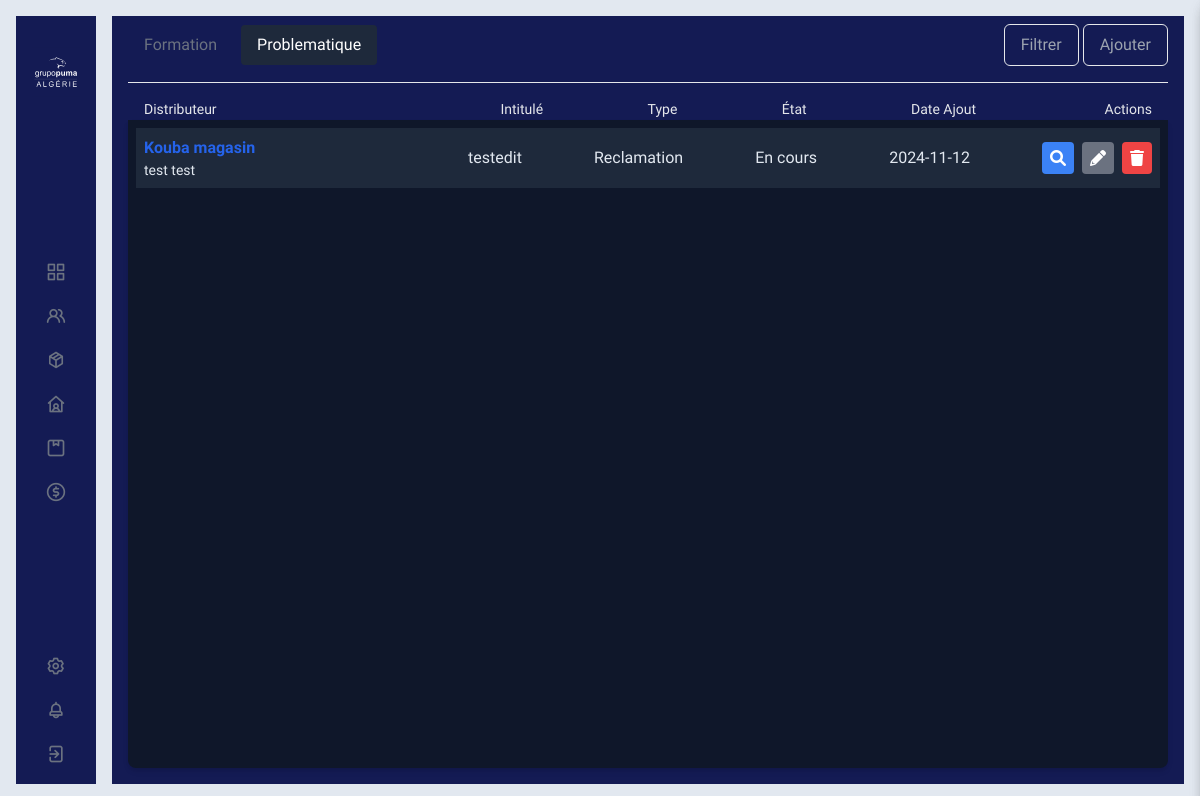
Screenshot of /formation/problematique (signed in) with the database file from the repository.
### Formation/models.py (models this page shows)
class Problematique(models.Model):
    id = models.AutoField(primary_key=True)
    type = models.CharField(max_length=30, choices=TypePRO, default='Reclamation')
    profile = models.ForeignKey(Distributeur, on_delete=models.CASCADE)#distributeur
    intitule = models.CharField(max_length=300)
    message = models.TextField()
    date_ajout = models.DateField(auto_now_add=True)
    etat = models.CharField(max_length=30, default='Reception', choices=EtapePRO)

### Distributeur/models.py (models this page shows, shortened)
class Distributeur(models.Model):
    id = models.AutoField(primary_key=True)
    user = models.ForeignKey(CustomUser, on_delete=models.CASCADE)
    code = models.CharField(max_length=100, default='0000000', blank=True, null=True)
    designation = models.CharField(max_length=100, blank=True, null=True)
    ville = models.ForeignKey(Ville, on_delete=models.CASCADE, blank=True, null=True)
    adresse = models.CharField(max_length=255, blank=True, null=True)
    nif = models.CharField(max_length=20, blank=True, null=True)
    nis = models.CharField(max_length=20, blank=True, null=True)
    art = models.CharField(max_length=20, blank=True, null=True)
    rc = models.CharField(max_length=20, blank=True, null=True)
    plafonnement = models.FloatField(default=1000000, blank=True, null=True)
    bloquer = models.BooleanField(default=False)
    echeance_jour = models.IntegerField(default=0, blank=True, null=True)
    ristourn_a = models.FloatField(default=0)
    ristourn_na = models.FloatField(default=0)
    objectif_a = models.FloatField(default=0)
    objectif_m = models.FloatField(default=0)

### Session/models.py (models this page shows, shortened)
class CustomUser(AbstractUser):
    type = models.CharField(max_length=12, choices=Typeprofile, default='Agent')
    region = models.CharField(max_length=6, choices=Typeregion, default='EST', blank=True, null=True)
    telephone = models.CharField(max_length=80, blank=True)
    responsable = models.ForeignKey('self', on_delete=models.CASCADE, null=True, blank=True)
    photo = models.ImageField(upload_to="Profile/", null=True, blank=True)

### Formation/views.py (the view)
# urls.py: path('problematique', ProbView, name='problematique'),
@login_required
def ProbView(request):
    listmodules  = list(
        set(request.user.user_permissions.values_list('content_type_id', flat=True))
    )
    listeauth = list(
        set(
            Permission.objects.filter(user=request.user, content_type = 25).values_list('id', flat=True)
        )
    )
    problematique = Problematique.objects.filter(etat__in=['Reception', 'En cours', 'Validation'])
    return render(request, "Pumal/problematique.html", {
        "problematique": problematique,
        "listeauth": listeauth,
        "listmodules": listmodules,
    })

### templates/Pumal/problematique.html (shortened to what this page needs)
{% extends "baseNew.html" %}
{% load mes_tags %}
{% load static %}
{% block content %}
    <div class="w-full h-full backprimer px-4 pb-4 flex flex-col">
        <div class="flex justify-between items-center pt-4 mb-4" style="margin-top: -8px">
            <div class="flex gap-2">
                <div>
                    <a href="{% url 'formation' %}"
                       class="block px-4 py-2 hoverprimer rounded">Formation</a>
                </div>
                <div>
                    <a href="{% url 'problematique' %}" class="block px-4 py-2 actualprimer rounded">Problematique</a>
                </div>
            </div>
            <div>
                <button id="filterButton" class="btn capitalize backprimer px-4 py-2 border border-slate-300 text-gray-400
                    hover:bg-blue-900 hover:border-slate-400 rounded-md">Filtrer
                </button>
                {% if 97 in listeauth %}
                    <button id="addButton" class="btn capitalize backprimer px-4 py-2 border border-slate-300 text-gray-400
                        hover:bg-blue-900 hover:border-slate-400 rounded-md">Ajouter
                    </button>
                {% else %}
                    <button class="btn capitalize bg-gray-500 text-white px-4 py-2 border rounded-md cursor-not-allowed">
                        Ajouter
                    </button>
                {% endif %}
            </div>
        </div>
        <hr/>
        <div class="pt-4">
            <div class="flex items-center justify-between text-gray-600 font-semibold px-4 defaultboldval">
                <div class="w-1/4 capitalize">Distributeur</div>
                <div class="w-1/8 capitalize">Intitulé</div>
                <div class="w-1/8 capitalize">Type</div>
                <div class="w-1/8 capitalize">État</div>
                <div class="w-1/8 capitalize mr-6">Date Ajout</div>
                <div class="w-1/8 capitalize text-center">Actions</div>
            </div>
        </div>
        <div class="flex-grow shadow-md rounded-b-lg backslateprime p-2 overflow-y-auto textslate">
            {% for elem in problematique %}
                <div class="flex items-center justify-between p-2 backslateslite flex-none mb-2">
                    <div class="w-1/4">
                        <h3 class="font-bold text-blue-600">{{ elem.profile.designation }}</h3>
                        <p class="text-sm textslate">{{ elem.profile.user.first_name }} {{ elem.profile.user.last_name }}</p>
                    </div>
                    <div class="w-1/8">{{ elem.intitule }}</div>
                    <div class="w-1/8">{{ elem.type }}</div>
                    <div class="w-1/8">{{ elem.etat }}</div>
                    <div class="w-1/8">
                        {{ elem.date_ajout|date:'Y-m-d' }}
                    </div>
                    <div class="flex space-x-2 w-1/8 justify-end">
                        {% if 100 in listeauth %}
                            <button id="viewButton" class="viewButton bg-blue-500 text-white p-2 rounded"
                                    data-identifiant="{{ elem.id }}">
                                <i class="fas fa-search"></i>
                            </button>
                        {% else %}
                            <button class="cursor-not-allowed bg-gray-500 text-white p-2 rounded"
                                    data-identifiant="{{ elem.id }}">
                                <i class="fas fa-search"></i>
                            </button>
                        {% endif %}
                        {% if 98 in listeauth and elem.etat == "Reception" %}
                            <button id="editButton" class="editButton bg-blue-500 text-white p-2 rounded"
                                    data-identifiant="{{ elem.id }}">
                                <i class="fas fa-pencil-alt"></i>
                            </button>
                        {% else %}
                            <button class="cursor-not-allowed bg-gray-500 text-white p-2 rounded"
                                    data-identifiant="{{ elem.id }}">
                                <i class="fas fa-pencil-alt"></i>
                            </button>
                        {% endif %}
                        {% if 99 in listeauth %}
                            <button class="bg-red-500 text-white p-2 rounded delete-btn"
                                    data-identifiant="{{ elem.id }}"><i class="fas fa-trash"></i></button>
                        {% else %}
                            <button class="cursor-not-allowed bg-gray-500 text-white p-2 rounded"><i
                                    class="fas fa-trash"></i></button>
                        {% endif %}
                    </div>
                </div>
            {% endfor %}
        </div>
    </div>
{% endblock %}

### rows the page displays
Problematique: profile.designation "Kouba magasin", profile.user.first_name "test", profile.user.last_name "test", intitule "testedit", type "Reclamation", etat "En cours", date_ajout "2024-11-12"
